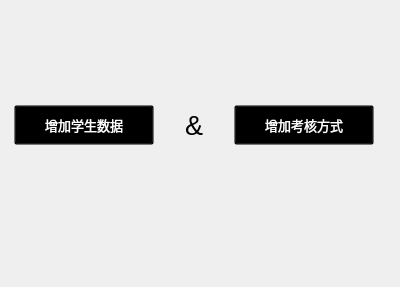
<?xml version="1.0" encoding="UTF-8"?>
<ui version="4.0">
 <class>addwindow</class>
 <widget class="QMainWindow" name="addwindow">
  <property name="geometry">
   <rect>
    <x>0</x>
    <y>0</y>
    <width>400</width>
    <height>287</height>
   </rect>
  </property>
  <property name="windowTitle">
   <string>addwindow</string>
  </property>
  <property name="styleSheet">
   <string notr="true">background-image: url(:/icon/addwindow.webp);</string>
  </property>
  <widget class="QWidget" name="centralwidget">
   <widget class="QWidget" name="horizontalLayoutWidget">
    <property name="geometry">
     <rect>
      <x>10</x>
      <y>50</y>
      <width>371</width>
      <height>151</height>
     </rect>
    </property>
    <layout class="QHBoxLayout" name="horizontalLayout">
     <item>
      <widget class="QPushButton" name="pushButton_2">
       <property name="minimumSize">
        <size>
         <width>140</width>
         <height>40</height>
        </size>
       </property>
       <property name="maximumSize">
        <size>
         <width>140</width>
         <height>40</height>
        </size>
       </property>
       <property name="font">
        <font>
         <family>Arial</family>
         <pointsize>10</pointsize>
        </font>
       </property>
       <property name="styleSheet">
        <string notr="true">background-color:transparent;
color:white;</string>
       </property>
       <property name="text">
        <string>增加学生数据</string>
       </property>
      </widget>
     </item>
     <item>
      <widget class="QLabel" name="label">
       <property name="minimumSize">
        <size>
         <width>60</width>
         <height>0</height>
        </size>
       </property>
       <property name="maximumSize">
        <size>
         <width>60</width>
         <height>16777215</height>
        </size>
       </property>
       <property name="font">
        <font>
         <family>Arial</family>
         <pointsize>20</pointsize>
        </font>
       </property>
       <property name="text">
        <string>&amp;</string>
       </property>
       <property name="alignment">
        <set>Qt::AlignCenter</set>
       </property>
      </widget>
     </item>
     <item>
      <widget class="QPushButton" name="pushButton">
       <property name="minimumSize">
        <size>
         <width>140</width>
         <height>40</height>
        </size>
       </property>
       <property name="maximumSize">
        <size>
         <width>140</width>
         <height>40</height>
        </size>
       </property>
       <property name="font">
        <font>
         <family>Arial</family>
         <pointsize>10</pointsize>
        </font>
       </property>
       <property name="styleSheet">
        <string notr="true">background-color:transparent;
color:white;</string>
       </property>
       <property name="text">
        <string>增加考核方式</string>
       </property>
      </widget>
     </item>
    </layout>
   </widget>
  </widget>
 </widget>
 <resources>
  <include location="../../assets/takeatry.qrc"/>
 </resources>
 <connections/>
</ui>
